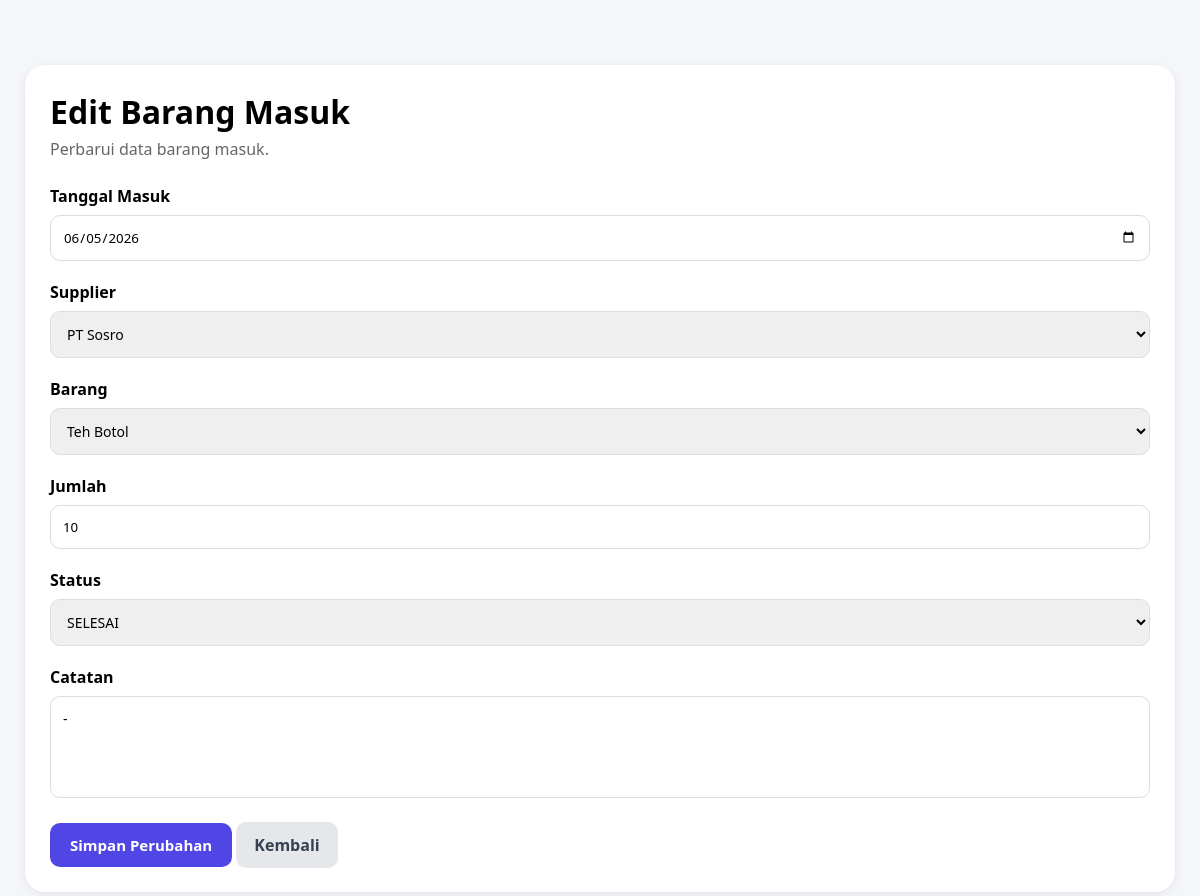
/manager/edit_barang_masuk.php?id=1 (signed in), run on the app's committed database.
### tables this page shows
CREATE TABLE `barang_masuk` (
  `id_masuk` int(11) NOT NULL,
  `tanggal_masuk` date DEFAULT NULL,
  `id_supplier` int(11) DEFAULT NULL,
  `status` enum('DRAFT','SELESAI') DEFAULT 'DRAFT',
  `catatan` text DEFAULT NULL,
  `id_barang` int(11) DEFAULT NULL,
  `jumlah` int(11) DEFAULT NULL
);

CREATE TABLE `supplier` (
  `id_supplier` int(11) NOT NULL,
  `nama_supplier` varchar(100) NOT NULL,
  `telepon` varchar(20) DEFAULT NULL,
  `email` varchar(100) DEFAULT NULL,
  `alamat` text DEFAULT NULL
);

CREATE TABLE `barang` (
  `id_barang` int(11) NOT NULL,
  `nama_barang` varchar(100) NOT NULL,
  `sku` varchar(50) NOT NULL,
  `stok` int(11) DEFAULT 0,
  `harga_jual` decimal(12,2) DEFAULT NULL,
  `foto` varchar(255) DEFAULT NULL,
  `id_kategori` int(11) DEFAULT NULL,
  `id_supplier` int(11) DEFAULT NULL
);

### manager/edit_barang_masuk.php (the view, shortened to what this page needs)
<?php
include '../config/koneksi.php';
$id = $_GET['id'];
$data = mysqli_fetch_assoc(
    mysqli_query($conn,"
        SELECT *
        FROM barang_masuk
        WHERE id_masuk='$id'
    ")
);
$supplier = mysqli_query($conn,"
    SELECT *
    FROM supplier
    ORDER BY nama_supplier
");
$barang = mysqli_query($conn,"
    SELECT *
    FROM barang
    ORDER BY nama_barang
");
?>
<!DOCTYPE html>
<html>
<head>
<link rel="stylesheet" href="../admin/dashboard.css">
</head>
<body>
<div class="container">
<div class="main">
<div class="inventory-card">
<div class="inventory-top">
<div>
<h2>Edit Barang Masuk</h2>
<p>Perbarui data barang masuk.</p>
</div>
</div>
<form method="POST">
<div class="form-group">
<label>Tanggal Masuk</label>
<input
type="date"
name="tanggal_masuk"
value="<?= $data['tanggal_masuk']; ?>"
required>
</div>
<div class="form-group">
<label>Supplier</label>
<select name="id_supplier">
<?php while($s = mysqli_fetch_assoc($supplier)) : ?>
<option
value="<?= $s['id_supplier']; ?>"
<?= $s['id_supplier']==$data['id_supplier'] ? 'selected' : ''; ?>>
<?= $s['nama_supplier']; ?>
</option>
<?php endwhile; ?>
</select>
</div>
<div class="form-group">
<label>Barang</label>
<select name="id_barang">
<?php while($b = mysqli_fetch_assoc($barang)) : ?>
<option
value="<?= $b['id_barang']; ?>"
<?= $b['id_barang']==$data['id_barang'] ? 'selected' : ''; ?>>
<?= $b['nama_barang']; ?>
</option>
<?php endwhile; ?>
</select>
</div>
<div class="form-group">
<label>Jumlah</label>
<input
type="number"
name="jumlah"
value="<?= $data['jumlah']; ?>"
required>
</div>
<div class="form-group">
<label>Status</label>
<select name="status">
<option value="SELESAI"
<?= $data['status']=='SELESAI' ? 'selected' : ''; ?>>
SELESAI
</option>
</select>
</div>
<div class="form-group">
<label>Catatan</label>
<textarea
name="catatan"
rows="4"><?= $data['catatan']; ?></textarea>
</div>
<button
type="submit"
name="simpan"
class="btn-save">
Simpan Perubahan
</button>
<a
href="barang_masuk.php"
class="btn-back">
Kembali
</a>
</form>
</div>
</div>
</div>
</body>
</html>

### admin/dashboard.css (style rules this page uses)
* { margin:0; padding:0; box-sizing:border-box; font-family:Segoe UI, sans-serif; }
body { background:#f5f6fa; }
.container { display:flex; min-height:100vh; }
.main { flex:1; padding:25px; }
.inventory-card { background:white; padding:25px; border-radius:20px; box-shadow:0 2px 10px rgba(0,0,0,0.08); margin-top:40px; }
.inventory-top { display:flex; justify-content:space-between; align-items:center; margin-bottom:25px; }
.inventory-top h2 { font-size:32px; margin-bottom:5px; }
.inventory-top p { color:#666; }
.form-group { margin-bottom:20px; }
.form-group label { display:block; margin-bottom:8px; font-weight:600; }
.form-group input, .form-group select { width:100%; padding:12px; border:1px solid #ddd; border-radius:10px; }
.btn-save { background:#4f46e5; color:white; border:none; padding:12px 20px; border-radius:10px; cursor:pointer; font-size:15px; font-weight:600; }
.form-group textarea, .form-group select { width:100%; padding:12px; border:1px solid #ddd; border-radius:10px; font-size:14px; resize:none; }
.btn-back { background:#e5e7eb; color:#374151; text-decoration:none; padding:12px 18px; border-radius:10px; font-weight:600; }

### data on the page
barang_masuk: tanggal_masuk "06/05/2026", id_supplier "PT Sosro", id_barang "Teh Botol", jumlah "10", status "SELESAI", catatan "-"
